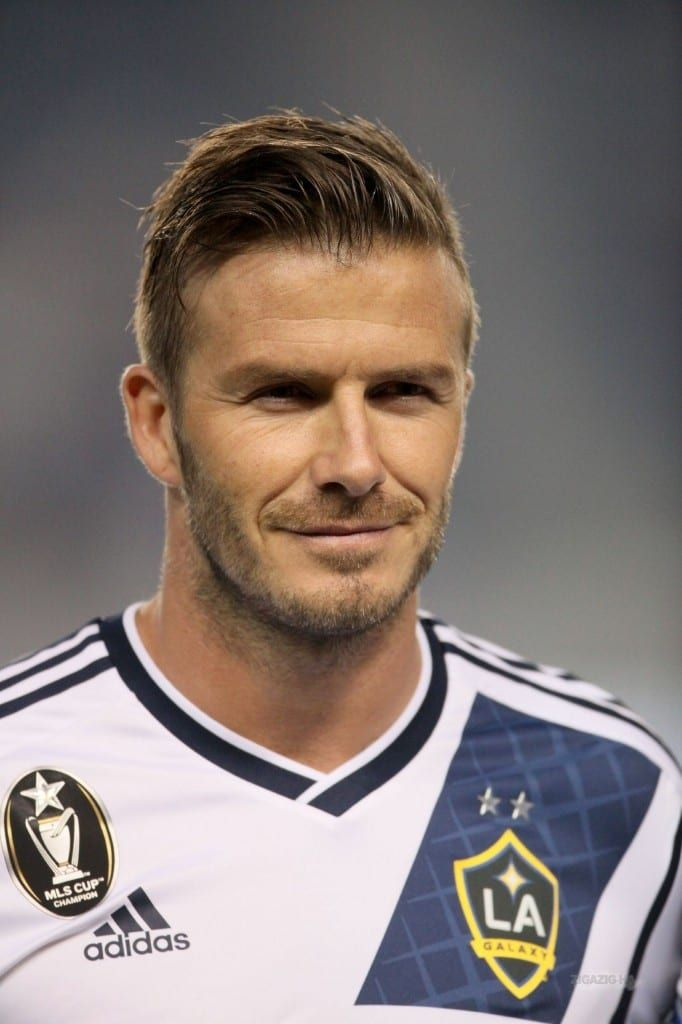
#> input picture sber-swap/examples/images/beckham.jpg, 682 x 1024 px
$ python -i visualization.py   (imports and definitions only)   (older library calls are emulated)
#> lines starting #> are read from the running program, lines starting #| are printed output that depends on the picture; after the words box and inside, x2 and y2 are one past the last pixel; in counts of white or black regions, pixels touching at a corner belong together
#> further down, picture is the input picture: shape (1024, 682, 3); mean B, G, R 115.7, 119.9, 131.1
"""
可视化模块：展示不同类型检测器的判断依据
支持的可视化类型：
1. Naive模型：Grad-CAM热力图
2. Frequency模型：频域特征可视化（DCT、滤波器响应）
3. Spatial模型：空间注意力图
4. ML模型：传统特征可视化（SRM、LBP、边缘等）
"""

import cv2
import numpy as np
import torch
import torch.nn.functional as F
from typing import Dict, Tuple, Optional
from PIL import Image
import matplotlib.pyplot as plt
import matplotlib
# [1 line not run here, left out]


class GradCAM:
    """Grad-CAM实现：用于CNN模型的注意力可视化"""

    # [26 lines left out: functions __init__, _find_layer, _auto_find_layer, not called in this run]

    def _save_gradient(self, grad):
        self.gradients = grad.detach()

    def _save_activation(self, module, input, output):
        self.activations = output.detach()

    # [79 lines left out: functions register_hooks, remove_hooks, generate, not called in this run]


class FrequencyVisualizer:
    """频域特征可视化器"""

    # [116 lines left out: functions visualize_dct, visualize_srm_filters, not called in this run]


class SpatialVisualizer:
    """空间特征可视化器"""

    @staticmethod
    def visualize_edges(image: np.ndarray) -> Dict[str, np.ndarray]:
        """可视化边缘检测结果"""
        if len(image.shape) == 3:
            gray = cv2.cvtColor(image, cv2.COLOR_BGR2GRAY)
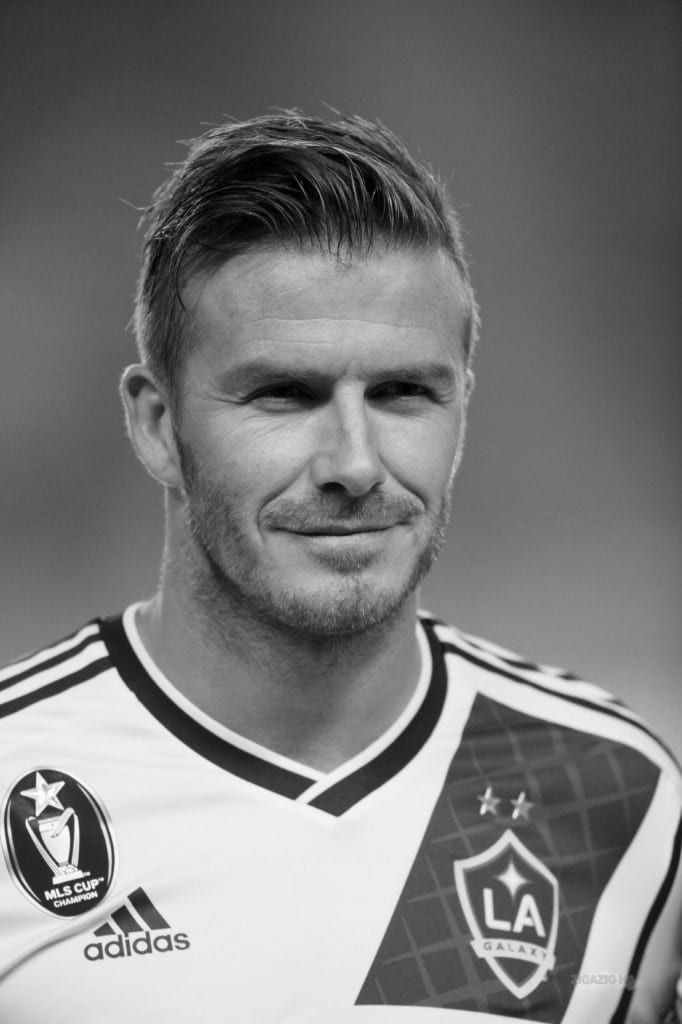
#> gray: shape (1024, 682); min 0, max 254, mean 122.8
        else:
            gray = image

        gray = cv2.resize(gray, (256, 256))
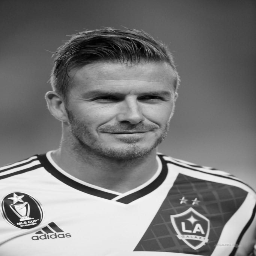
#> gray: shape (256, 256); min 1, max 253, mean 122.8

        # Sobel边缘
        sobelx = cv2.Sobel(gray, cv2.CV_64F, 1, 0, ksize=3)
        sobely = cv2.Sobel(gray, cv2.CV_64F, 0, 1, ksize=3)
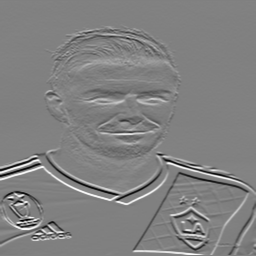
#> sobely: shape (256, 256) float64; min -781, max 767, mean 4.1; drawn with min black and max white
        sobel_mag = np.sqrt(sobelx**2 + sobely**2)
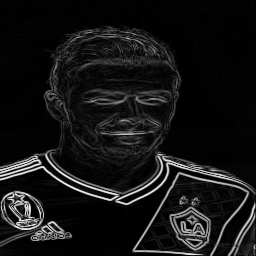
#> sobel_mag: shape (256, 256) float64; min 0, max 824.1, mean 69.2; drawn with min black and max white

        # Canny边缘
        canny = cv2.Canny(gray, 50, 150)
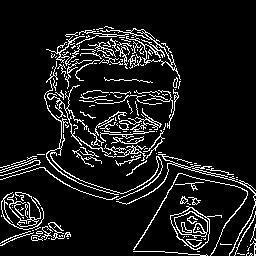
#> canny: shape (256, 256); 9.9% white in thin lines or dots, all inside (x1, y1, x2, y2) = (0, 26, 256, 256)

        # Laplacian
        laplacian = cv2.Laplacian(gray, cv2.CV_64F)
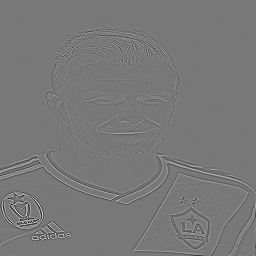
#> laplacian: shape (256, 256) float64; min -511, max 564, mean 0; drawn with min black and max white

        def normalize(img):
            img = np.abs(img)
            img = img - img.min()
            if img.max() > 0:
                img = img / img.max()
            return (img * 255).astype(np.uint8)

        return {
            'sobel_magnitude': normalize(sobel_mag),
            'canny_edges': canny,
            'laplacian': normalize(laplacian),
        }
#> in normalize (call 2), `img = np.abs(img)`:
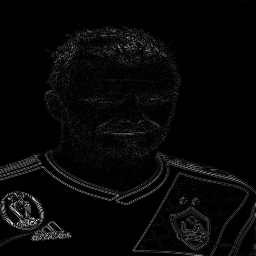
#> img: shape (256, 256) float64; min 0, max 564, mean 18; drawn with min black and max white

    # [22 lines left out: function visualize_texture, not called in this run]


class MLFeatureVisualizer:
    """机器学习特征可视化器"""

    # [262 lines left out: functions visualize_all_features, create_heatmap_overlay, create_visualization_grid, get_detector_type, generate_visualization, get_visualization_for_webui, not called in this run]

>>> import cv2
>>> picture = cv2.imread('../sber-swap/examples/images/beckham.jpg')
>>> result = SpatialVisualizer().visualize_edges(picture)
#> result = 3 items

$ run again, on sber-swap/examples/images/mark.jpg
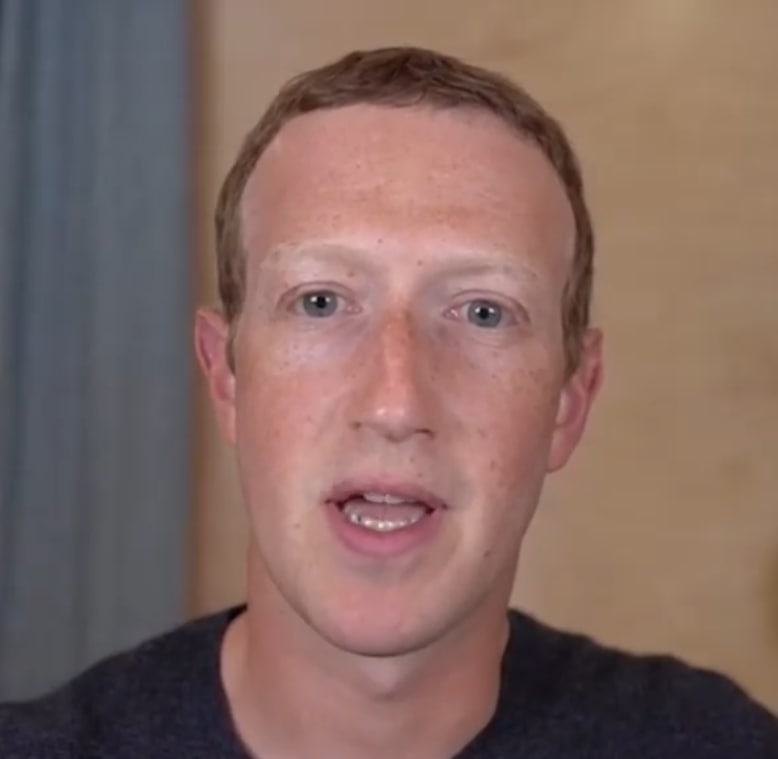
#> input picture sber-swap/examples/images/mark.jpg, 778 x 759 px
#> picture is the input picture: shape (759, 778, 3); mean B, G, R 98, 104.4, 130.8
#> in visualize_edges, `canny = cv2.Canny(gray, 50, 150)`:
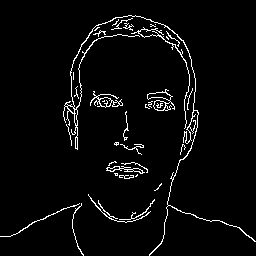
#> canny: shape (256, 256); 3.7% white in thin lines or dots
#> in normalize (call 2), `img = np.abs(img)`:
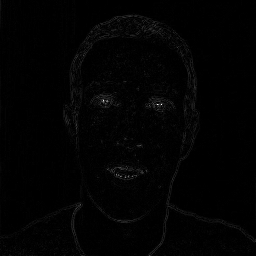
#> img: shape (256, 256) float64; min 0, max 350, mean 4; drawn with min black and max white
#> result = 3 items

$ run again, on sber-swap/examples/images/murakami.jpg
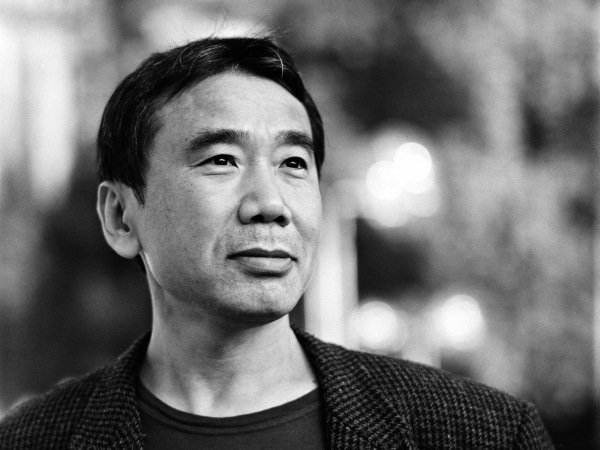
#> input picture sber-swap/examples/images/murakami.jpg, 600 x 450 px
#> picture is the input picture: shape (450, 600, 3); min 0, max 255, mean 112.5
#> in visualize_edges, `canny = cv2.Canny(gray, 50, 150)`:
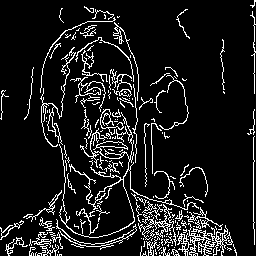
#> canny: shape (256, 256); 10.5% white in thin lines or dots
#> in normalize (call 2), `img = np.abs(img)`:
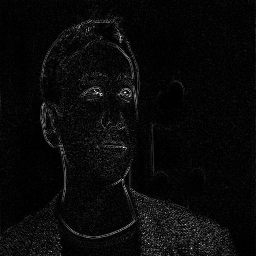
#> img: shape (256, 256) float64; min 0, max 366, mean 14.3; drawn with min black and max white
#> result = 3 items
